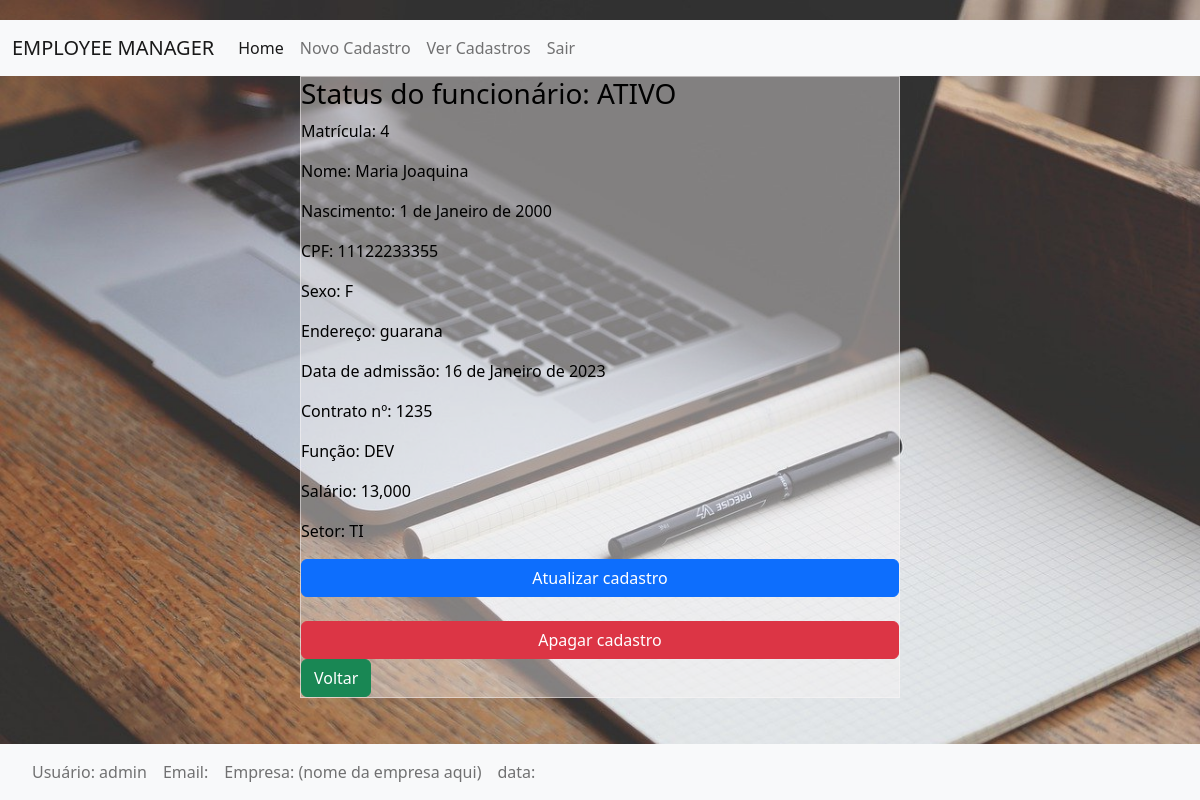
Screenshot of /detail/4/ (signed in) with the database file from the repository.
### registration/models.py (models this page shows, shortened)
class Register_Model(models.Model):
    SEXO_CHOICES = (
        ('F', 'Feminino'),
        ('M', 'Masculino'),
        ('N', 'Nenhuma das opções')
    )
    SETOR_CHOICES = (
        ('DP', 'Departamento Pessoal'),
        ('TI', 'Departamento de TI'),
        ('RH', 'Recursos Humanos'),
        ('AMOX', 'Almoxarifado')
    )
    FUNCAO_CHOICES = (
        ('DEV', 'Developer JR'),
        ('DEV', 'Developer PLENO'),
        ('DEV', 'Developer SENIOR'),
        ('TEC_LEAD', 'Tech Lead'),
        ('Analista', 'Analista de RH'),
        ('Gerente', 'Gerente')
    )
    nome = models.CharField(max_length=50, null=False)
    nascimento = models.DateField(null=False, unique=True)
    CPF = models.CharField(max_length=11, unique=True, null=False)
    sexo = models.CharField(max_length=15, choices=SEXO_CHOICES, null=True)
    endereco = models.CharField(max_length=50)
    data_admissão = models.DateField(unique=True)
    contrato = models.CharField(max_length=4, null=False, unique=True)
    função = models.CharField(max_length=15, choices = FUNCAO_CHOICES, null=False)
    salario = models.DecimalField(max_digits=5, decimal_places=3)
    setor = models.CharField(max_length=12, choices=SETOR_CHOICES, null=False)

### registration/views.py (the view)
# urls.py: path('detail/<id>/', detail_register, name='update-register'),
@login_required
def detail_register(request, id):
    dados = Register_Model.objects.get(id=id)
    context = {
        'dados':dados,
    }
    return render(request, 'registers/detail.html', context)

### registration/templates/registers/detail.html (shortened to what this page needs)
{% extends 'base.html' %}
{% block content %}
    <div class="detail-box">
        <h3> Status do funcionário: ATIVO </h3>
        <p>Matrícula: {{ dados.id }}</p>
        <p>Nome: {{ dados.nome }}</p>
        <p>Nascimento: {{dados.nascimento}}</p>
        <p>CPF: {{dados.CPF}}</p>
        <p>Sexo: {{dados.sexo}}</p>
        <p>Endereço: {{dados.endereco}}</p>
        <p>Data de admissão: {{dados.data_admissão}}</p>
        <p>Contrato nº: {{dados.contrato}}</p>
        <p>Função: {{ dados.função }}</p>
        <p>Salário: {{ dados.salario }}</p>
        <p>Setor: {{dados.setor}}</p>
        <div id="update-btn">
            <a class="btn btn-primary" type="button" href="/update/{{ dados.id }}">Atualizar cadastro</a><br>
        </div>
        <div id="delete-btn">
            <a class="btn btn-danger"type="button" href="/delete/{{ dados.id }}">Apagar cadastro</a>
        </div>
        <div>
            <a class="btn btn-success" href="/read/" type="button">Voltar</a>
        </div>
    </div>
{% endblock %}

### registration/templates/base.html (shortened to what this page needs)
{% load static %}
<!DOCTYPE html>
<html lang="en" class="html-base">
<head>
    <link href="https://cdn.jsdelivr.net/npm/bootstrap@5.2.0/dist/css/bootstrap.min.css" rel="stylesheet">
    <link rel="stylesheet" href="{% static 'css/style.css'%}">
  </head>
<body class="body-base">
    <nav class="navbar navbar-expand-lg bg-light">
        <div class="container-fluid">
          <a class="navbar-brand" href="/home/">EMPLOYEE MANAGER</a>
          <div class="collapse navbar-collapse" id="navbarSupportedContent">
            <ul class="navbar-nav me-auto mb-2 mb-lg-0">
              <li class="nav-item">
                <a class="nav-link active" aria-current="page" href="/home/">Home</a>
              </li>
              <li class="nav-item">
                <a class="nav-link" href="/create/">Novo Cadastro</a>
              </li>
              <li class="nav-item">
                <a class="nav-link" href="/read/">Ver Cadastros</a>
              </li>
              <li class="nav-item">
                <a class="nav-link" href="/logout_template/">Sair</a>
              </li>
            </ul>
          </div>
        </div>
      </nav>
    {% block content %}
    {% endblock %}
<footer class="footer-base">
  <div>
    <nav class="navbar navbar-expand-lg bg-light">
      <div class="container-fluid">
        <div class="container-fluid">
          <div class="collapse navbar-collapse" id="navbarSupportedContent">
            <ul class="navbar-nav me-auto mb-2 mb-lg-0">
                <li id="footer-list" class="nav-item">
                  <a class="nav-link">Usuário: {{user}}</a>
                </li>
                <li>
                  <a class="nav-link">Email: {{email}}</a>
                </li>
                <li id="footer-list" class="nav-item">
                  <a class="nav-link">Empresa: (nome da empresa aqui)</a>
                </li>
                <li id="footer-list" class="nav-item">
                  <a class="nav-link">data: {{timedate}}</a>
                </li>
            </ul>
          </div>
        </div>
      </div>
    </nav>
  </div>
</footer>
</body>
</html>

### registration/static/css/style.css (style rules this page uses)
body { margin:0; }
a { text-decoration:none; }
li { list-style-type:none; }
.body-base { display: flex; flex-direction: column; min-height: 100%; }
.footer-base { position: fixed; width: 100%; bottom: 0; left: 0; }
.body-base, body { background: url("/static/img/desk.jpg") 50% no-repeat fixed; background-size: cover; color: white; height: auto; padding: 20px 0 0 0; }
#footer-list { display: flex; margin:auto; }
.detail-box { margin-left: 25%; margin-bottom: 80px; align-items: center; max-width: 50%; height: 100%; color: black; border:1px solid rgba(252, 247, 247, 0.5); background: rgba(252, 247, 247, 0.4); }
#update-btn { display: grid; }
#delete-btn { display: grid; }

### rows the page displays
Register_Model: id "4", nome "Maria Joaquina", nascimento "1 de Janeiro de 2000", CPF "11122233355", sexo "F", endereco "guarana", data_admissão "16 de Janeiro de 2023", contrato "1235", função "DEV", salario "13,000", setor "TI"

### other values shown
{{ user }} "admin"
